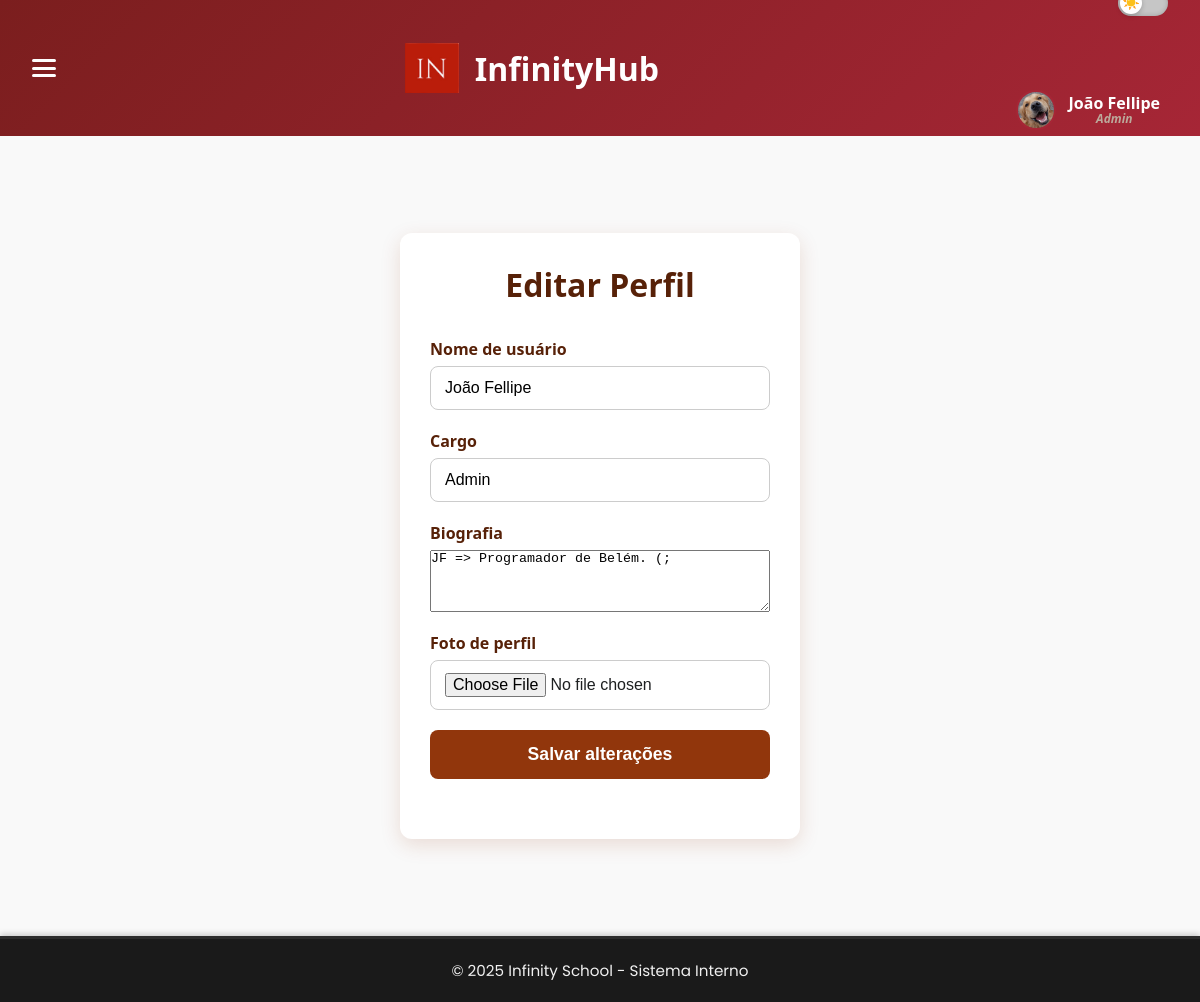
/settings (signed in), run on the app's committed database.
### Infinity/models.py (models this page shows, shortened)
class User(database.Model, UserMixin):
    id = database.Column(database.Integer, primary_key=True)
    username = database.Column(database.String(80), nullable=False)
    email = database.Column(database.String(120), unique=True, nullable=False)
    password_hash = database.Column(database.String(128), nullable=False)
    cargo = database.Column(database.String(50))
    bio = database.Column(database.Text)
    photo_url = database.Column(database.String(255))
    flash_notes = database.relationship('FlashNote', back_populates='user', lazy=True)
    google_credentials = database.Column(database.Text)  # Para armazenar as credenciais como JSON

### Infinity/routes.py (the view)
@app.route('/settings', methods=['GET', 'POST'])
@login_required
def settings():
    form = ProfileForm()
    if form.validate_on_submit():
        if form.photo.data:
            filename = secure_filename(form.photo.data.filename)
            upload_folder = os.path.join(current_app.root_path, 'static/assets/profile_pictures')
            os.makedirs(upload_folder, exist_ok=True)
            form.photo.data.save(os.path.join(upload_folder, filename))
            current_user.photo_url = filename
        current_user.username = form.username.data
        current_user.cargo = form.cargo.data
        current_user.bio = form.bio.data
        database.session.commit()
        flash('Configurações salvas com sucesso!', 'success')
        return redirect(url_for('profile_user', username=current_user.username))
    elif request.method == 'GET':
        form.username.data = current_user.username
        form.cargo.data = current_user.cargo
        form.bio.data = current_user.bio
    return render_template('settings.html', form=form, user=current_user)

### Infinity/form.py
class ProfileForm(FlaskForm):
    username = StringField('Nome de usuário', validators=[DataRequired(), Length(min=3, max=80)])
    cargo = StringField('Cargo', validators=[Length(max=50)])
    bio = TextAreaField('Biografia', validators=[Optional(), Length(max=500)])
    photo = FileField('Foto de perfil', validators=[FileAllowed(['jpg', 'jpeg', 'png'], 'Somente imagens JPG e PNG são permitidas')])
    submit = SubmitField('Salvar alterações')

### Infinity/models.py (called while the page is built)
@login_manager.user_loader
def load_user(user_id):
    return User.query.get(int(user_id))

### Infinity/templates/settings.html (shortened to what this page needs)
{% extends "base.html" %}
{% block head_extra %}
<link rel="stylesheet" href="{{ url_for('static', filename='css/forms/login.css') }}">
<link rel="stylesheet" href="{{ url_for('static', filename='css/body/header.css') }}">
{% endblock %}
{% block content %}
<form method="POST" enctype="multipart/form-data">
    <h1>Editar Perfil</h1>
    <div class="it">
        {{ form.username.label }}
        {{ form.username(class="form-control") }}
    </div>
    <div class="it">
        {{ form.cargo.label }}
        {{ form.cargo(class="form-control") }}
    </div>
    <div class="it">
        {{ form.bio.label }}
        {{ form.bio(class="form-control", rows=4) }}
    </div>
    <div class="it">
        {{ form.photo.label }}
        {{ form.photo(class="form-control") }}
    </div>
    <div class="it">
        {{ form.submit() }}
    </div>
</form>
{% endblock %}

### Infinity/templates/menu.html (shortened to what this page needs)
<div class="header-left">
    <img src="{{ url_for('static', filename='assets/images/logo.png') }}" alt="Logo Infinity" class="logo">
    <h1>InfinityHub</h1>
</div>
<div class="header-right">
    <div class="theme-toggle">
        <div class="theme-toggle" title="Alternar modo claro/escuro">
            <label for="toggle-dark" class="slider"></label>
        </div>
    </div>
    {% if current_user.is_authenticated %}
    <a href="{{ url_for('profile_user', username=user.username) }}" class="user-profile">
        <img src="{{ url_for('static', filename='assets/profile_pictures/' + (current_user.photo_url | default('default.png', true))) }}" alt="Foto de Perfil">
        <div class="user-info">
            <span>{{ current_user.username }}</span>
            <small>{{ current_user.cargo }}</small>
        </div>
    </a>
    {% endif %}
</div>

### Infinity/static/css/body/base.css (style rules this page uses)
:root { --color-1: #1e2021; --color-2: #bca99b; --color-3: #6e5f57; --color-4: #5ba5a9; --color-5: #306e70; --color-6: #a62636; --color-7: #1e232b; --color-8: #463a30; --color-9: #294763; --color-10: #194147; --bg-light: #f9f9f9; --bg-dark: #1e2021; --text-light: #1e2021; --text-dark: #f0f0f0; }
body { margin: 0; font-family: 'Poppins', sans-serif; transition: background 0.3s, color 0.3s; }
body.light { background-color: var(--bg-light); color: var(--text-light); }
.header-left { display: flex; align-items: center; gap: 1rem; }
.logo { height: 50px; }
.header-right { display: flex; flex-direction: column; justify-content: center; align-items: flex-end; gap: 0.8rem; height: 100%; }
.theme-toggle { display: flex; align-items: center; justify-content: center; position: relative; width: 50px; height: 26px; cursor: pointer; margin-top: 0; }
.theme-toggle .slider { position: absolute; top: 0; left: 0; right: 0; bottom: 0; background-color: var(--color-3); border-radius: 15px; transition: background-color 0.3s; }
.theme-toggle .slider::before { content: ""; position: absolute; height: 20px; width: 20px; left: 3px; top: 3px; background-color: white; border-radius: 50%; transition: transform 0.3s; }
.theme-toggle { display: flex; align-items: center; gap: 12px; font-family: 'Poppins', sans-serif; font-weight: 600; color: inherit; user-select: none; margin-bottom: 25px; }
.theme-toggle .slider { position: relative; width: 50px; height: 26px; background-color: #c6c6c6; border-radius: 30px; transition: background-color 0.3s ease; box-shadow: inset 0 0 5px rgba(0,0,0,0.2); }
.theme-toggle .slider::before { content: "☀️"; position: absolute; width: 22px; height: 22px; left: 2px; top: 2px; background-color: white; border-radius: 50%; box-shadow: 0 2px 5px rgba(0,0,0,0.2); display: flex; align-items: center; justify-content: center; font-size: 14px; color: #f39c12; transition: transform 0.3s ease, content 0.3s ease; }
.theme-toggle label { cursor: pointer; font-size: 1rem; }
.user-profile { display: flex; align-items: center; gap: 0.8rem; text-decoration: none; color: inherit; transition: background-color 0.2s ease; padding: 0.25rem 0.5rem; border-radius: 6px; }
.user-profile img { width: 40px; height: 40px; border-radius: 50%; object-fit: cover; border: 2px solid var(--color-6); }
.user-info { display: flex; flex-direction: column; line-height: 1.1; }
.user-info span { font-weight: 600; font-size: 1rem; }
.user-info small { font-size: 0.75rem; color: var(--color-2); font-style: italic; }

### Infinity/static/css/body/header.css (style rules this page uses)
:root { --color-1: #1e2021; --color-2: #bca99b; --color-3: #6e5f57; --color-4: #5ba5a9; --color-5: #306e70; --color-6: #a62636; --color-7: #4a6daa; --color-8: #463a30; --color-9: #27221f; --color-10: #294763; --color-11: #194147; --bg-light: #f9f9f9; --bg-dark: #1e2021; --text-light: #1e2021; --text-dark: #f0f0f0; }
* { margin: 0; padding: 0; box-sizing: border-box; }
body { font-family: 'Segoe UI', sans-serif; background-color: #fff8f0; }
.logo { font-size: 1.5rem; font-weight: bold; color: white; }
.user-profile { text-decoration: none; color: white; }

### Infinity/static/css/forms/login.css (style rules this page uses)
* { box-sizing: border-box; }
body { font-family: Arial, sans-serif; background-color: #f9f9f9; margin: 0; padding: 0; -webkit-font-smoothing: antialiased; -moz-osx-font-smoothing: grayscale; }
form { background-color: #fff; padding: 30px 30px 40px; border-radius: 12px; box-shadow: 0 6px 20px rgba(145, 54, 12, 0.15); width: 100%; max-width: 400px; box-sizing: border-box; transition: box-shadow 0.3s ease; }
form h1 { text-align: center; font-size: 2rem; font-weight: 700; margin-bottom: 2rem; color: #572108; }
.it { margin-bottom: 20px; display: flex; flex-direction: column; }
.it label { font-weight: 600; margin-bottom: 6px; color: #572108; user-select: none; }
.it input, .it select { padding: 12px 14px; border: 1.5px solid #ccc; border-radius: 8px; font-size: 1rem; transition: border-color 0.3s ease, box-shadow 0.3s ease; outline-offset: 2px; }
input[type="submit"], button { background-color: #91360c; color: white; border: none; padding: 14px 0; border-radius: 8px; font-size: 1.1rem; font-weight: 700; cursor: pointer; width: 100%; transition: background-color 0.3s ease, box-shadow 0.3s ease; user-select: none; }
a { margin-top: 20px; display: block; text-align: center; text-decoration: none; color: #ff5555; font-weight: 700; transition: color 0.2s ease; user-select: none; }

### data on the page
User: photo_url (picture), username "João Fellipe", cargo "Admin", bio "JF => Programador de Belém. (;"
